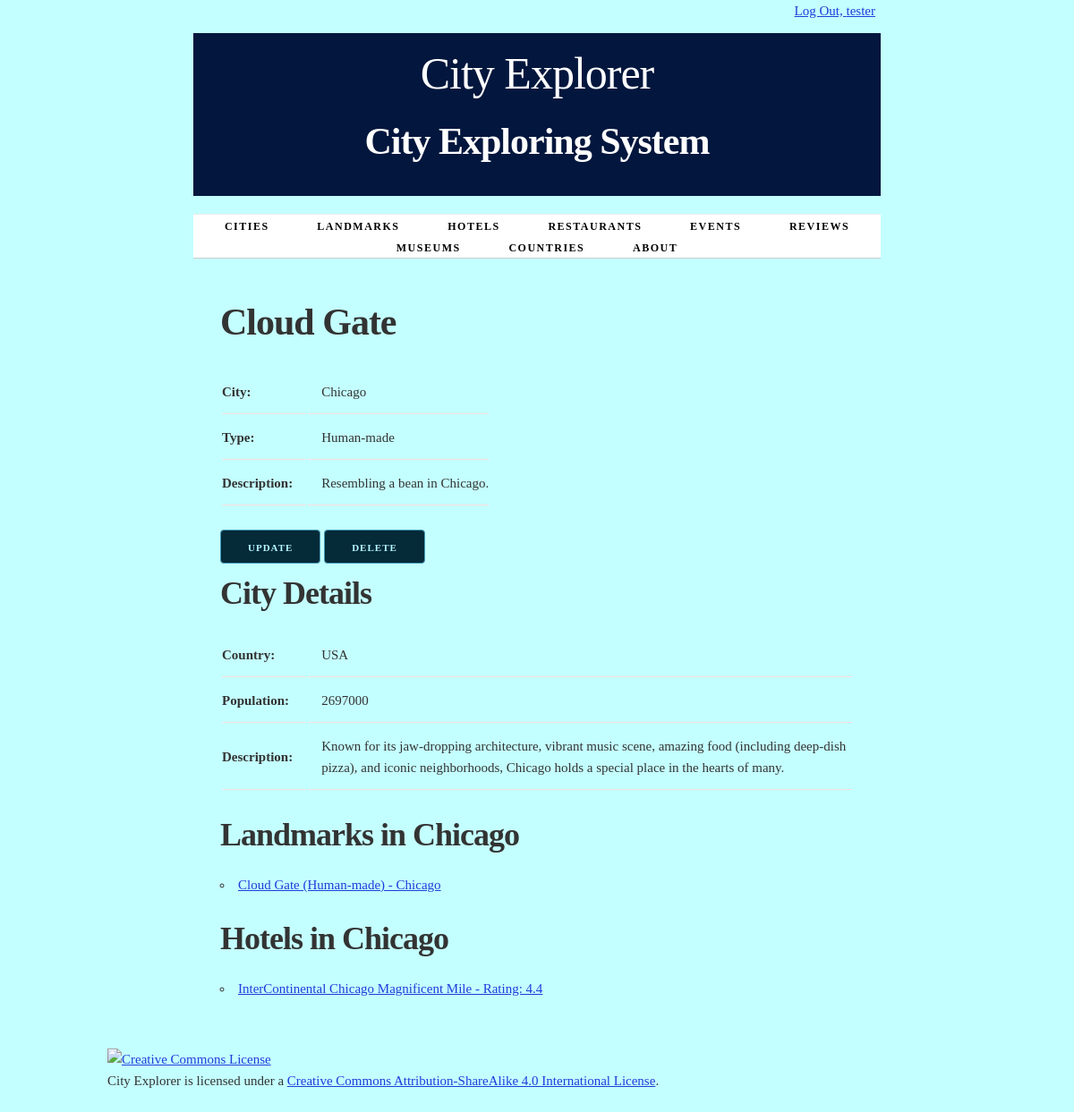
The app's page /landmark/4/ (signed in) with its own data.
### cities/models.py (models this page shows, shortened)
class Landmark(models.Model):
    HUMAN_MADE = 'Human-made'
    NATURAL = 'Natural'
    LANDMARK_TYPES = [
        (HUMAN_MADE, 'Human-made'),
        (NATURAL, 'Natural'),
    ]
    city = models.ForeignKey(City, on_delete=models.CASCADE)
    name = models.CharField(max_length=100, unique=True)
    description = models.TextField(blank=True)
    landmark_type = models.CharField(
        max_length=50,
        choices=LANDMARK_TYPES,
        default=HUMAN_MADE,
    )
    def __str__(self):
        return f"{self.name} ({self.get_landmark_type_display()}) - {self.city.name}"
    class Meta:
        ordering = ['name']

class City(models.Model):
    name = models.CharField(max_length=100, unique=True)
    country = models.CharField(max_length=100)
    population = models.IntegerField()
    description = models.TextField(blank=True)
    class Meta:
        verbose_name_plural = "cities"
        ordering = ['name']

class Hotel(models.Model):
    city = models.ForeignKey(City, on_delete=models.CASCADE)
    name = models.CharField(max_length=100, unique=True)
    address = models.CharField(max_length=200)
    rating = models.FloatField()
    def __str__(self):
        return f"{self.name} - Rating: {self.rating}"
    def get_absolute_url(self):
        return reverse('hotel-detail', args=[str(self.id)])
    class Meta:
        ordering = ['name']

### cities/views.py (the view)
class LandmarkDetail(LoginRequiredMixin, PermissionRequiredMixin, View):
    permission_required = 'cities.view_landmark'
    permission_required = 'cities.add_landmark'
    permission_required = 'cities.change_landmark'
    permission_required = 'cities.delete_landmark'
    def get(self, request, landmark_id):
        landmark = get_object_or_404(Landmark, pk=landmark_id)
        return render(request, 'cities/landmark_detail.html', {'landmark': landmark})

### cities/templates/cities/landmark_detail.html (shortened to what this page needs)
{% extends 'cities/base.html' %}
{% block content %}
    <h2>{{ landmark.name }}</h2>
    <section>
        <table>
            <tr>
                <th>City:</th>
                <td>{{ landmark.city.name }}</td>
            </tr>
            <tr>
                <th>Type:</th>
                <td>{{ landmark.get_landmark_type_display }}</td>
            </tr>
            {% if landmark.description %}
                <tr>
                    <th>Description:</th>
                    <td>{{ landmark.description }}</td>
                </tr>
            {% else %}
                <tr>
                    <th>Description:</th>
                    <td><em>No description available.</em></td>
                </tr>
            {% endif %}
        </table>
    </section>
    <section>
    {%  if perms.cities.change_landmark %}
        <a href="{% url 'update-landmark' landmark.id %}"class="button button-primary">Update</a>
    {% endif %}
    {%  if perms.cities.delete_landmark %}
        <a href="{% url 'delete-landmark' landmark.id %}"class="button button-primary">Delete</a>
    {% endif %}
    </section>
    <section>
        <h3>City Details</h3>
        <table>
            <tr>
                <th>Country:</th>
                <td>{{ landmark.city.country }}</td>
            </tr>
            <tr>
                <th>Population:</th>
                <td>{{ landmark.city.population }}</td>
            </tr>
            {% if landmark.city.description %}
                <tr>
                    <th>Description:</th>
                    <td>{{ landmark.city.description }}</td>
                </tr>
            {% endif %}
        </table>
    </section>
    <section>
        <h3>Landmarks in {{ landmark.city.name }}</h3>
        <ul>
            {% for landmark in landmark.city.landmark_set.all %}
                <li>
                    <a href="">{{ landmark }}</a>
                </li>
            {% empty %}
                <li><em>There are currently no landmarks for this city.</em></li>
            {% endfor %}
        </ul>
    </section>
    <section>
        <h3>Hotels in {{ landmark.city.name }}</h3>
        <ul>
            {% for hotel in landmark.city.hotel_set.all %}
                <li>
                    <a href="{{ hotel.get_absolute_url }}">{{ hotel }}</a>
                </li>
            {% empty %}
                <li><em>There are currently no hotels for this city.</em></li>
            {% endfor %}
        </ul>
    </section>
{% endblock %}

### cities/templates/cities/base.html (shortened to what this page needs)
{% load static %}
<!DOCTYPE html>
<html lang="en">
<head>
    <link rel="stylesheet" type="text/css" href="{% static 'cities/normalize.css' %}">
    <link rel="stylesheet" type="text/css" href="{% static 'cities/skeleton.css' %}">
    <link rel="stylesheet" type="text/css" href="{% static 'cities/style.css' %}">
</head>
<div class="container">
    <div class="status row">
        <div class="offset-by-eight four columns">
            <ul class="inline">
                {% if user.is_authenticated %}
                    <li><a href="{% url 'logout_urlpattern' %}">
                        Log Out, {{ user.get_username }}</a></li>
                {% else %}
                    <li><a href="{% url 'login_urlpattern' %}">
                        Log In</a></li>
                {% endif %}
            </ul>
        </div>
    </div>
<body>
    <div class="container">
        <header class="row">
            <div class="offset-by-one ten columns">
                <h1>City Explorer</h1>
                <h2>City Exploring System</h2>
            </div>
        </header>
        <nav>
            <ul>
                {% if perms.cities.view_city %}
                <li>
                    <a href="{% url 'cities_city_list_urlpattern' %}">
                        Cities</a></li>
                {% endif %}
                {% if perms.cities.view_landmark %}
                <li>
                    <a href="{% url 'cities_landmark_list_urlpattern' %}">
                        Landmarks</a></li>
                 {% endif %}
                {% if perms.cities.view_hotel %}
                <li>
                    <a href="{% url 'cities_hotel_list_urlpattern' %}">
                        Hotels</a></li>
                {% endif %}
                {% if perms.cities.view_restaurant %}
                <li>
                    <a href="{% url 'cities_restaurant_list_urlpattern' %}">
                        Restaurants</a></li>
                {% endif %}
                {% if perms.cities.view_event %}
                <li>
                    <a href="{% url 'cities_event_list_urlpattern' %}">
                        Events</a></li>
                {% endif %}
                {% if perms.cities.view_review %}
                <li>
                    <a href="{% url 'cities_review_list_urlpattern' %}">
                        Reviews</a></li>
                {% endif %}
                {% if perms.cities.view_museum %}
                <li>
                    <a href="{% url 'cities_museum_list_urlpattern' %}">
                        Museums</a></li>
                {% endif %}
                {% if perms.cities.view_country %}
                <li>
                    <a href="{% url 'cities_country_list_urlpattern' %}">
                        Countries</a></li>
                {% endif %}
                <li>
                     <a href="{% url 'about_urlpattern' %}">
                        About</a>
                </li>
            </ul>
        </nav>
        <main>
            {% block content %}{% endblock %}
        </main>
</div>
</body>
</html>
<footer>
    <p>
        <a rel="license" href="http://creativecommons.org/licenses/by-sa/4.0/">
            <img alt="Creative Commons License" style="border-width:0"
                 src="https://i.creativecommons.org/l/by-sa/4.0/88x31.png"/>
        </a><br/>
        <span xmlns:dct="http://purl.org/dc/terms/" property="dct:title">City Explorer</span>
        is licensed under a
        <a rel="license" href="http://creativecommons.org/licenses/by-sa/4.0/">Creative Commons Attribution-ShareAlike
            4.0 International License</a>.
    </p>
</footer>
</body>
</html>

### cities/static/cities/skeleton.css (style rules this page uses)
.container { position: relative; width: 100%; max-width: 960px; margin: 0 auto; padding: 0 20px; box-sizing: border-box; }
.column, .columns { width: 100%; float: left; box-sizing: border-box; }
@media (min-width: 400px) { .container { width: 85%; padding: 0; } }
@media (min-width: 550px) { .container { width: 80%; } }
@media (min-width: 550px) { .column, .columns { margin-left: 4%; } }
@media (min-width: 550px) { .column:first-child, .columns:first-child { margin-left: 0; } }
@media (min-width: 550px) { .four.columns { width: 30.6666666667%; } }
@media (min-width: 550px) { .ten.columns { width: 82.6666666667%; } }
@media (min-width: 550px) { .offset-by-one.column, .offset-by-one.columns { margin-left: 8.66666666667%; } }
@media (min-width: 550px) { .offset-by-eight.column, .offset-by-eight.columns { margin-left: 69.3333333333%; } }
html { font-size: 62.5%; }
body { font-size: 1.5em; line-height: 1.6; font-weight: 400; font-family: "Raleway", "HelveticaNeue", "Helvetica Neue", Helvetica, Arial, sans-serif; color: #222; }
h1, h2, h3, h4, h5, h6 { margin-top: 0; margin-bottom: 2rem; font-weight: 300; }
h1 { font-size: 4.0rem; line-height: 1.2; letter-spacing: -0.1rem; }
h2 { font-size: 3.6rem; line-height: 1.25; letter-spacing: -0.1rem; }
h3 { font-size: 3.0rem; line-height: 1.3; letter-spacing: -0.1rem; }
@media (min-width: 550px) { h1 { font-size: 5.0rem; } }
@media (min-width: 550px) { h2 { font-size: 4.2rem; } }
@media (min-width: 550px) { h3 { font-size: 3.6rem; } }
p { margin-top: 0; }
a { color: #1e3ddb; }
.button, button, input[type="submit"], input[type="reset"], input[type="button"] { display: inline-block; height: 38px; padding: 0 30px; color: #555; text-align: center; font-size: 11px; font-weight: 600; line-height: 38px; letter-spacing: 0.1rem; text-transform: uppercase; text-decoration: none; white-space: nowrap; background-color: transparent; border-radius: 4px; border: 1px solid #bbb; cursor: pointer; box-sizing: border-box; }
.button.button-primary, button.button-primary, input[type="submit"].button-primary, input[type="reset"].button-primary, input[type="button"].button-primary { color: #b6f9ff; background-color: #052a38; border-color: #439bb6; }
ul { list-style: circle inside; }
ol, ul { padding-left: 0; margin-top: 0; }
li { margin-bottom: 1rem; }
th, td { padding: 12px 15px; text-align: left; border-bottom: 1px solid #fcdede; }
th:first-child, td:first-child { padding-left: 0; }
th:last-child, td:last-child { padding-right: 0; }
button, .button { margin-bottom: 1rem; }
pre, blockquote, dl, figure, table, p, ul, ol, form { margin-bottom: 2.5rem; }
.container:after, .row:after, .u-cf { content: ""; display: table; clear: both; }

### cities/static/cities/style.css (style rules this page uses)
html { height: 100%; background-color: #555; }
body { background-color: white; }
header h1 { display: inline-block; font-weight: normal; font-style: normal; width: 100%; margin-top: 0; padding-top: 0; }
nav { border-top: 1px solid #eee; width: 100%; border-bottom: 1px solid #eee; margin: 0 0 1em; padding: 0; }
nav ul { margin: 0; padding: 1em 0; list-style-type: none; text-align: center; }
nav ul li { display: inline; padding: 0; margin: 0 0.25em; font-weight: 600; text-transform: uppercase; text-align: center; font-size: 1rem; letter-spacing: .10rem; }
@media (min-width: 400px) { nav ul li { letter-spacing: .15rem; font-size: 1.2rem; margin: 0 0.5em; } }
@media (min-width: 550px) { nav ul li { margin: 0 0.75em; } }
nav ul li a { color: #555; text-decoration: none; background-color: transparent; cursor: pointer; }
.inline { list-style-type: none; padding: 0; margin: 0 0 -0.5em; }
.inline li { display: inline; }

### cities/templates/cities/base.html (style rules this page uses)
body { font-family: Baskerville, serif; line-height: 1.6; color: #333; background-color: #c4ffff; }
h1, h2, h3 { font-weight: 600; }
header { background-color: #03163d; padding: 1em 0; text-align: center; color: white; }
nav { background-color: #ffffff; border-bottom: 1px solid #ccc; }
nav ul { list-style-type: none; margin: 0; padding: 0; text-align: center; }
nav ul li { display: inline-block; margin: 0 10px; }
nav ul li a { color: #000000; text-decoration: none; padding: 10px 15px; border-radius: 4px; transition: background-color 0.3s ease; }
main { padding: 2em; }
.row { margin-bottom: 20px; }
.four.columns { text-align: center; }

### records on screen
Landmark: name "Cloud Gate", city.name "Chicago", landmark_type "Human-made", description "Resembling a bean in Chicago.", city.country "USA", city.population "2697000", city.description "Known for its jaw-dropping architecture, vibrant music scene, amazing food (including deep-dish pizza), and iconic neighborhoods, Chicago holds a special place in the hearts of many.", name+landmark_type+city "Cloud Gate (Human-made) - Chicago"
Hotel: name+rating "InterContinental Chicago Magnificent Mile - Rating: 4.4"

### other values on screen
{{ user.get_username }} "tester"
